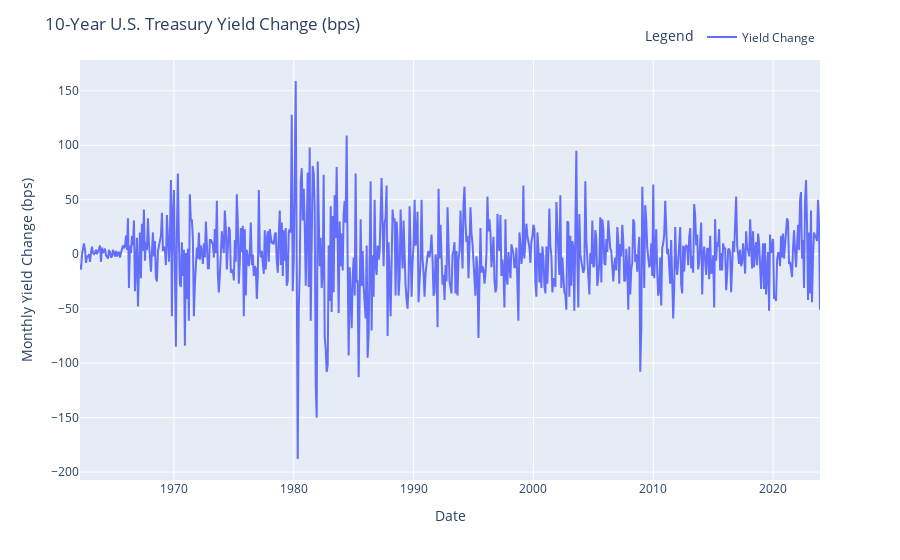

This figure's notebook cell:
### Code cell
# Plot rates change
fig = px.line(rates_vs_market,
           x=rates_vs_market.index,
           y=['Yield Change'],
                 width=900)

fig.update_layout(title='10-Year U.S. Treasury Yield Change (bps)',
    xaxis_title="Date",
    yaxis_title="Monthly Yield Change (bps)",
    legend=dict(title='Legend',
                            orientation="h",
                            yanchor="bottom",
                            y=1.02,
                            xanchor="right",
                            x=1))

fig.show()

### Figure 1 — Plotly figure (JSON) as saved in the notebook; plotly's stock layout.template omitted (floating-point values rounded to 4 significant figures; data arrays with more than 128 entries replaced by an {"elided": "..."} marker saying what was removed)
{"data": [{"hovertemplate": "variable=Yield Change<br>index=%{x}<br>value=%{y}<extra></extra>", "legendgroup": "Yield Change", "line": {"color": "#636efa", "dash": "solid"}, "marker": {"symbol": "circle"}, "mode": "lines", "name": "Yield Change", "orientation": "v", "showlegend": true, "type": "scatter", "x": {"elided": "742 str values"}, "xaxis": "x", "y": {"elided": "742 float values"}, "yaxis": "y"}], "layout": {"legend": {"orientation": "h", "title": {"text": "Legend"}, "tracegroupgap": 0, "x": 1, "xanchor": "right", "y": 1.02, "yanchor": "bottom"}, "margin": {"t": 60}, "title": {"text": "10-Year U.S. Treasury Yield Change (bps)"}, "width": 900, "xaxis": {"anchor": "y", "domain": [0, 1], "title": {"text": "Date"}}, "yaxis": {"anchor": "x", "domain": [0, 1], "title": {"text": "Monthly Yield Change (bps)"}}}}
